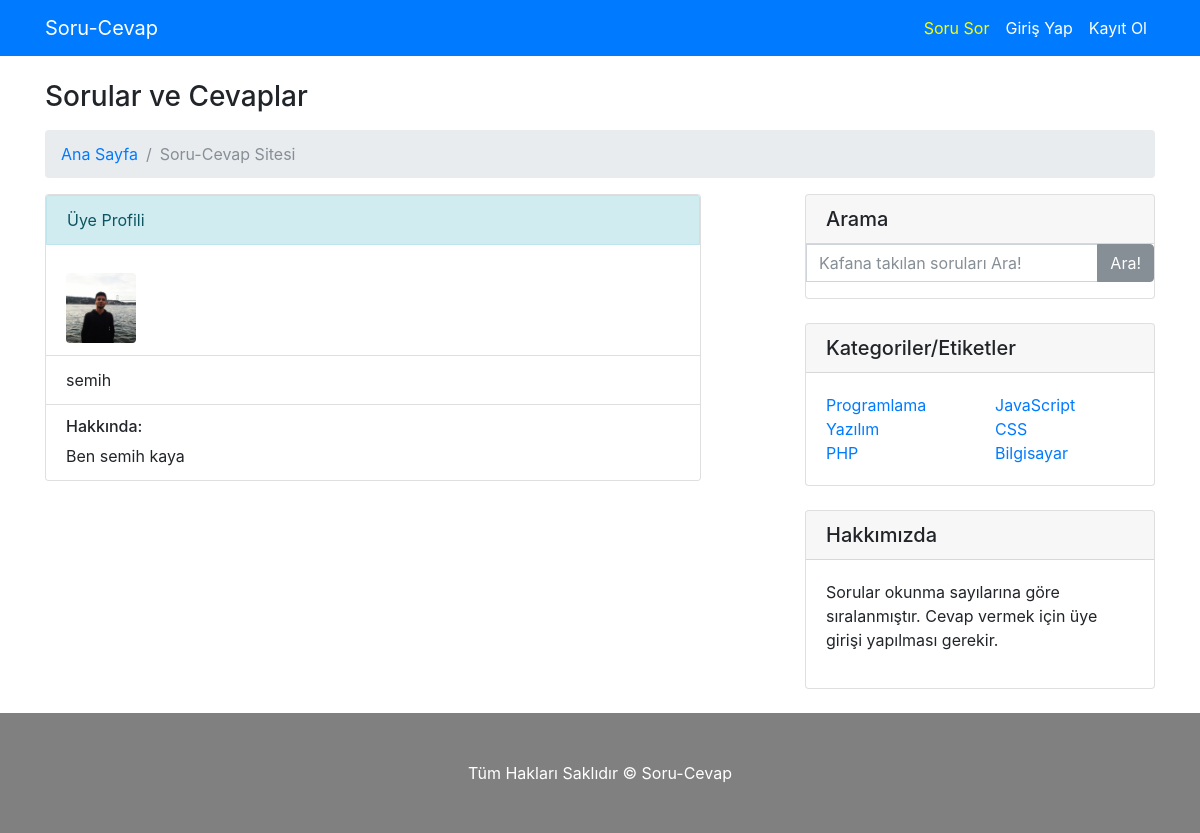
/profil/semih, run on the app's committed database.
### tables this page shows
CREATE TABLE `kullanicilar` (
  `kullanici_id` int(11) NOT NULL,
  `kullanici_adi` varchar(200) NOT NULL,
  `kullanici_sifre` varchar(200) NOT NULL,
  `kullanici_eposta` varchar(200) NOT NULL,
  `kullanici_resim` varchar(300) DEFAULT NULL,
  `kullanici_ip` varchar(200) DEFAULT NULL,
  `kullanici_hakkinda` varchar(500) DEFAULT NULL
);

### sistem/fonksiyon.php (called while the page is built, shortened)
<?php
  function pre($deger){
      global $db;
      return $db->prepare($deger);
  }
   function fetch($deger){
      return $deger->fetch(PDO::FETCH_ASSOC);
  }
?>

### sistem/ayar.php (called while the page is built, shortened)
<?php
   require_once("fonksiyon.php");
	   $query = pre("select * from ayarlar");
	   $query->execute();
	   $row = fetch($query);
?>

### index.php (the view, shortened to what this page needs)
<?php
  require_once("sistem/ayar.php");
  ?>
  <?php
   if($row["site_durum"] == 1){
	   require("tema/index.php");
   }else {
	   echo 'site kapalı';
   }
?>

### tema/profil.php
<?php
    $link = g("link");
    $query = pre("select * from kullanicilar where kullanici_adi=?");
    $query->execute([$link]);
    $row= fetch($query);
    $x= $query->rowCount();
    if($x){
        ?>
        <div class="card" style="width: 41rem;">
        <div class="card-header alert alert-info">
        Üye Profili
        </div>
        <ul class="list-group list-group-flush">
        <li class="list-group-item">
        <?php
            if($row["kullanici_resim"]){
                echo '<img src="'.$row["kullanici_resim"].'" width="70" height="70" class="rounded float-left" alt="Kullanıcı Resmi">';
            }else{
                echo '<img src="tema/resim/no_avatar.jpg" width="70" height="70" class="rounded float-left" alt="Kullanıcı Resmi">';
            }
        ?>
        </li>
        <li class="list-group-item"><?php echo $row["kullanici_adi"];?></li>
        <li class="list-group-item">
        <h6>Hakkında:</h6>
        <?php
            if($row["kullanici_hakkinda"]){
                echo nl2br($row["kullanici_hakkinda"]);
            }else{
                echo "Hakkında bölümü girilmemiş.";
            }
        ?>
        </li>
        </ul>
        </div>
        <?php
    }else{
        echo hata("Sayfa Bulunamadı. Veriler silinmiş veya sayfa yayından kaldırılmış olabilir.");
    }
?>

### data on the page
kullanicilar: kullanici_resim (picture), kullanici_adi "semih", kullanici_hakkinda "Ben semih kaya"
